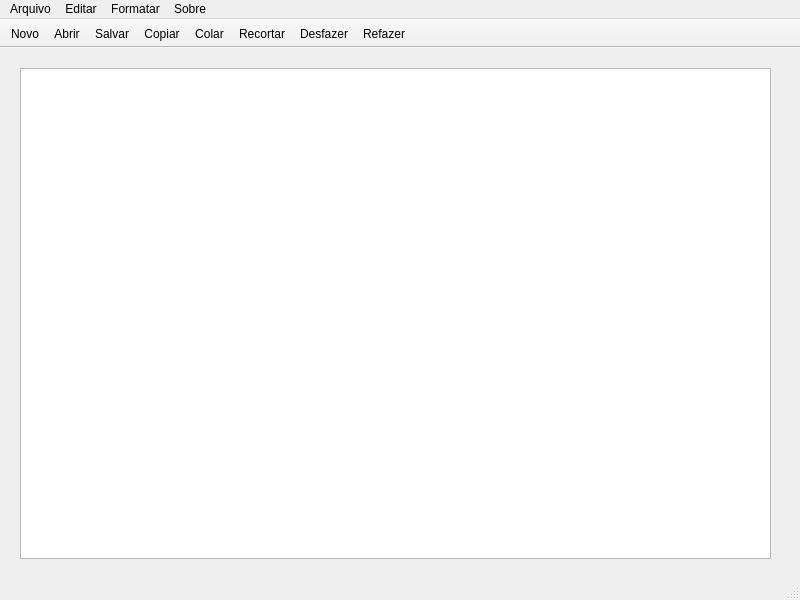
<?xml version="1.0" encoding="UTF-8"?>
<ui version="4.0">
 <class>EditorDeTexto</class>
 <widget class="QMainWindow" name="EditorDeTexto">
  <property name="geometry">
   <rect>
    <x>0</x>
    <y>0</y>
    <width>800</width>
    <height>600</height>
   </rect>
  </property>
  <property name="windowTitle">
   <string>EditorDeTexto</string>
  </property>
  <property name="windowIcon">
   <iconset resource="icons.qrc">
    <normaloff>:/icons-text-edit/edit.png</normaloff>:/icons-text-edit/edit.png</iconset>
  </property>
  <widget class="QWidget" name="centralwidget">
   <widget class="QTextEdit" name="textEdit">
    <property name="geometry">
     <rect>
      <x>20</x>
      <y>20</y>
      <width>751</width>
      <height>491</height>
     </rect>
    </property>
   </widget>
  </widget>
  <widget class="QMenuBar" name="menubar">
   <property name="geometry">
    <rect>
     <x>0</x>
     <y>0</y>
     <width>800</width>
     <height>21</height>
    </rect>
   </property>
   <widget class="QMenu" name="menuArquivo">
    <property name="title">
     <string>Arquivo</string>
    </property>
    <addaction name="actionNovo"/>
    <addaction name="actionAbrir"/>
    <addaction name="actionSalvar"/>
    <addaction name="actionSalvar_como"/>
    <addaction name="separator"/>
    <addaction name="actionImprimir"/>
    <addaction name="separator"/>
    <addaction name="actionSair"/>
   </widget>
   <widget class="QMenu" name="menuEditar">
    <property name="title">
     <string>Editar</string>
    </property>
    <addaction name="actionCopiar"/>
    <addaction name="actionColar"/>
    <addaction name="actionRecortar"/>
    <addaction name="actionRefazer"/>
    <addaction name="actionDesfazer"/>
   </widget>
   <widget class="QMenu" name="menuFormatar">
    <property name="title">
     <string>Formatar</string>
    </property>
    <addaction name="actionCor"/>
    <addaction name="actionBackground"/>
    <addaction name="actionFonte"/>
   </widget>
   <widget class="QMenu" name="menuSobre">
    <property name="title">
     <string>Sobre</string>
    </property>
    <addaction name="actionSobre"/>
   </widget>
   <addaction name="menuArquivo"/>
   <addaction name="menuEditar"/>
   <addaction name="menuFormatar"/>
   <addaction name="menuSobre"/>
  </widget>
  <widget class="QStatusBar" name="statusbar"/>
  <widget class="QToolBar" name="toolBar">
   <property name="windowTitle">
    <string>toolBar</string>
   </property>
   <property name="movable">
    <bool>false</bool>
   </property>
   <attribute name="toolBarArea">
    <enum>TopToolBarArea</enum>
   </attribute>
   <attribute name="toolBarBreak">
    <bool>false</bool>
   </attribute>
   <addaction name="actionNovo"/>
   <addaction name="actionAbrir"/>
   <addaction name="actionSalvar"/>
   <addaction name="actionCopiar"/>
   <addaction name="actionColar"/>
   <addaction name="actionRecortar"/>
   <addaction name="actionDesfazer"/>
   <addaction name="actionRefazer"/>
  </widget>
  <action name="actionNovo">
   <property name="icon">
    <iconset resource="icons.qrc">
     <normaloff>:/icons-text-edit/file.png</normaloff>:/icons-text-edit/file.png</iconset>
   </property>
   <property name="text">
    <string>Novo</string>
   </property>
   <property name="shortcut">
    <string>Ctrl+N</string>
   </property>
  </action>
  <action name="actionAbrir">
   <property name="icon">
    <iconset resource="icons.qrc">
     <normaloff>:/icons-text-edit/open.png</normaloff>:/icons-text-edit/open.png</iconset>
   </property>
   <property name="text">
    <string>Abrir</string>
   </property>
   <property name="shortcut">
    <string>Ctrl+O</string>
   </property>
  </action>
  <action name="actionSalvar">
   <property name="icon">
    <iconset resource="icons.qrc">
     <normaloff>:/icons-text-edit/save.png</normaloff>:/icons-text-edit/save.png</iconset>
   </property>
   <property name="text">
    <string>Salvar</string>
   </property>
   <property name="shortcut">
    <string>Ctrl+S</string>
   </property>
  </action>
  <action name="actionSalvar_como">
   <property name="text">
    <string>Salvar como</string>
   </property>
  </action>
  <action name="actionSair">
   <property name="icon">
    <iconset resource="icons.qrc">
     <normaloff>:/icons-text-edit/close.png</normaloff>:/icons-text-edit/close.png</iconset>
   </property>
   <property name="text">
    <string>Sair</string>
   </property>
  </action>
  <action name="actionCopiar">
   <property name="icon">
    <iconset resource="icons.qrc">
     <normaloff>:/icons-text-edit/copy.png</normaloff>:/icons-text-edit/copy.png</iconset>
   </property>
   <property name="text">
    <string>Copiar</string>
   </property>
   <property name="shortcut">
    <string>Toggle Media Play/Pause</string>
   </property>
  </action>
  <action name="actionColar">
   <property name="icon">
    <iconset resource="icons.qrc">
     <normaloff>:/icons-text-edit/paste.png</normaloff>:/icons-text-edit/paste.png</iconset>
   </property>
   <property name="text">
    <string>Colar</string>
   </property>
   <property name="shortcut">
    <string>Ctrl+V</string>
   </property>
  </action>
  <action name="actionRecortar">
   <property name="icon">
    <iconset resource="icons.qrc">
     <normaloff>:/icons-text-edit/cut.png</normaloff>:/icons-text-edit/cut.png</iconset>
   </property>
   <property name="text">
    <string>Recortar</string>
   </property>
   <property name="shortcut">
    <string>Ctrl+X</string>
   </property>
  </action>
  <action name="actionRefazer">
   <property name="icon">
    <iconset resource="icons.qrc">
     <normaloff>:/icons-text-edit/redo.png</normaloff>:/icons-text-edit/redo.png</iconset>
   </property>
   <property name="text">
    <string>Refazer</string>
   </property>
   <property name="shortcut">
    <string>Ctrl+Y</string>
   </property>
  </action>
  <action name="actionDesfazer">
   <property name="icon">
    <iconset resource="icons.qrc">
     <normaloff>:/icons-text-edit/undo.png</normaloff>:/icons-text-edit/undo.png</iconset>
   </property>
   <property name="text">
    <string>Desfazer</string>
   </property>
   <property name="shortcut">
    <string>Ctrl+Z</string>
   </property>
  </action>
  <action name="actionCor">
   <property name="icon">
    <iconset resource="icons.qrc">
     <normaloff>:/icons-text-edit/cor.png</normaloff>:/icons-text-edit/cor.png</iconset>
   </property>
   <property name="text">
    <string>Cor</string>
   </property>
  </action>
  <action name="actionBackground">
   <property name="icon">
    <iconset resource="icons.qrc">
     <normaloff>:/icons-text-edit/background.png</normaloff>:/icons-text-edit/background.png</iconset>
   </property>
   <property name="text">
    <string>Background</string>
   </property>
  </action>
  <action name="actionFonte">
   <property name="icon">
    <iconset resource="icons.qrc">
     <normaloff>:/icons-text-edit/font.png</normaloff>:/icons-text-edit/font.png</iconset>
   </property>
   <property name="text">
    <string>Fonte</string>
   </property>
  </action>
  <action name="actionSobre">
   <property name="icon">
    <iconset resource="icons.qrc">
     <normaloff>:/icons-text-edit/about.png</normaloff>:/icons-text-edit/about.png</iconset>
   </property>
   <property name="text">
    <string>Sobre</string>
   </property>
  </action>
  <action name="actionImprimir">
   <property name="icon">
    <iconset resource="icons.qrc">
     <normaloff>:/icons-text-edit/print.png</normaloff>:/icons-text-edit/print.png</iconset>
   </property>
   <property name="text">
    <string>Imprimir</string>
   </property>
   <property name="shortcut">
    <string>Ctrl+P</string>
   </property>
  </action>
 </widget>
 <resources>
  <include location="icons.qrc"/>
 </resources>
 <connections/>
</ui>
